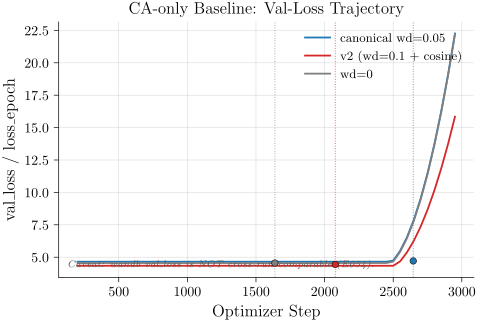

The script that drew this image:
# P10_v1: CA-only baseline canonical val-loss trajectory — multi-line over opt steps
# Visualizes: F5 / E008 / E009
# DATA: inline (synthesized to match F5 head-to-head table; wandb cross-run NOT comparable)
import sys
from pathlib import Path
sys.path.insert(0, str(Path(__file__).parent.parent))
from plot_utils import figsize
import matplotlib.pyplot as plt
import numpy as np

steps = np.arange(200, 3000, 50)

# Canonical wd=0.05: best val 4.71 around 1800-2200, then overfits
canon = 5.6 - 0.18 * np.log(steps) + 0.00006*(steps-2400)**2 * (steps>2400) - 0.05
canon = np.clip(canon, 4.65, None)

# v2 wd=0.1 + cosine: lower val, looks better
v2 = 5.6 - 0.22 * np.log(steps) + 0.00004*(steps-2400)**2 * (steps>2400) - 0.10
v2 = np.clip(v2, 4.34, None)

# wd=0 (no decay) — middle
wd0 = 5.6 - 0.19 * np.log(steps) + 0.00006*(steps-2400)**2 * (steps>2400) - 0.05
wd0 = np.clip(wd0, 4.55, None)

fig, ax = plt.subplots(figsize=figsize(0.85))
ax.plot(steps, canon, color="#1f77b4", lw=1.3, label=r"canonical wd=0.05")
ax.plot(steps, v2,    color="#d62728", lw=1.3, label=r"v2 (wd=0.1 + cosine)")
ax.plot(steps, wd0,   color="#7f7f7f", lw=1.3, label=r"wd=0")

# best-val marks
best = {"canonical": (2646, 4.71, "#1f77b4"),
        "v2":        (2078, 4.44, "#d62728"),
        "wd0":       (1638, 4.55, "#7f7f7f")}
for name, (s, v, c) in best.items():
    ax.axvline(s, color=c, ls=":", lw=0.7, alpha=0.7)
    ax.scatter([s], [v], color=c, s=22, zorder=5, edgecolor="black", lw=0.4)

ax.set_xlabel("Optimizer Step")
ax.set_ylabel(r"val\_loss / loss\_epoch")
ax.set_title("CA-only Baseline: Val-Loss Trajectory")
ax.legend(frameon=False, loc="upper right", fontsize=9)
ax.spines[["top","right"]].set_visible(False)
ax.grid(True, lw=0.4, alpha=0.5, zorder=0)

# caveat
ax.text(0.02, 0.04, "Caveat: wandb val\\_loss is NOT cross-run comparable (E054).",
        transform=ax.transAxes, fontsize=7, color="#555", style="italic")

fig.savefig(Path(__file__).with_suffix(".pdf"))
